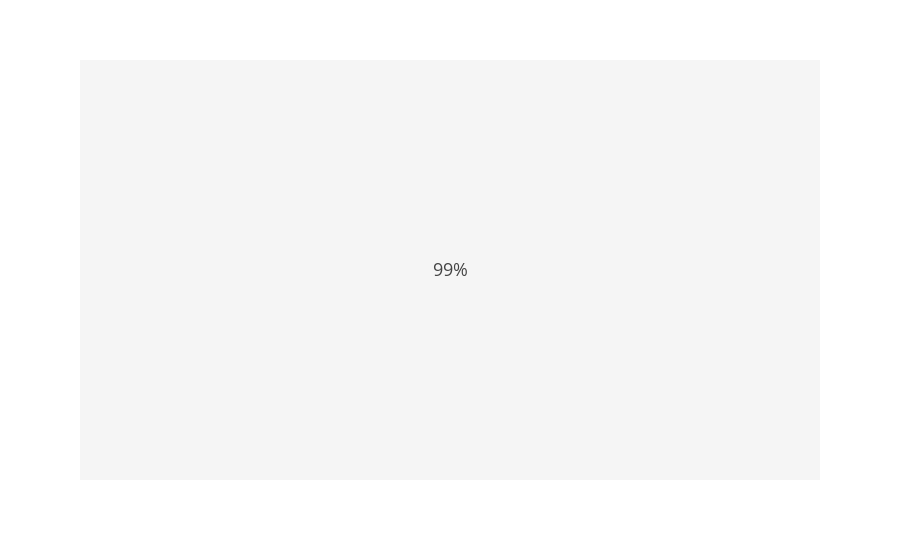

Notebook code cell kept with this figure:
### Code cell
import plotly.express as px

x = ['']
y = ['']

z = [[0.0]]

z_text = [['99%']]

fig = px.imshow(z, x=x, y=y, color_continuous_scale='BrBG', aspect = 'auto')#, color_continuous_scale='Viridis', aspect="auto")
fig.update_traces(text=z_text, texttemplate="%{text}")
fig.update_xaxes(side="top")
fig.update_coloraxes(showscale=False)
fig.update_layout(font=dict(size=18))
fig.show()

### Figure 1 — Plotly figure (JSON) as saved in the notebook; plotly's stock layout.template omitted (floating-point values rounded to 4 significant figures)
{"data": [{"coloraxis": "coloraxis", "hovertemplate": "x: %{x}<br>y: %{y}<br>color: %{z}<extra></extra>", "name": "0", "text": [["99%"]], "texttemplate": "%{text}", "type": "heatmap", "x": [""], "xaxis": "x", "y": [""], "yaxis": "y", "z": [[0]]}], "layout": {"coloraxis": {"colorscale": [[0, "rgb(84,48,5)"], [0.1, "rgb(140,81,10)"], [0.2, "rgb(191,129,45)"], [0.3, "rgb(223,194,125)"], [0.4, "rgb(246,232,195)"], [0.5, "rgb(245,245,245)"], [0.6, "rgb(199,234,229)"], [0.7, "rgb(128,205,193)"], [0.8, "rgb(53,151,143)"], [0.9, "rgb(1,102,94)"], [1, "rgb(0,60,48)"]], "showscale": false}, "font": {"size": 18}, "margin": {"t": 60}, "xaxis": {"anchor": "y", "domain": [0, 1], "side": "top"}, "yaxis": {"anchor": "x", "autorange": "reversed", "domain": [0, 1]}}}
